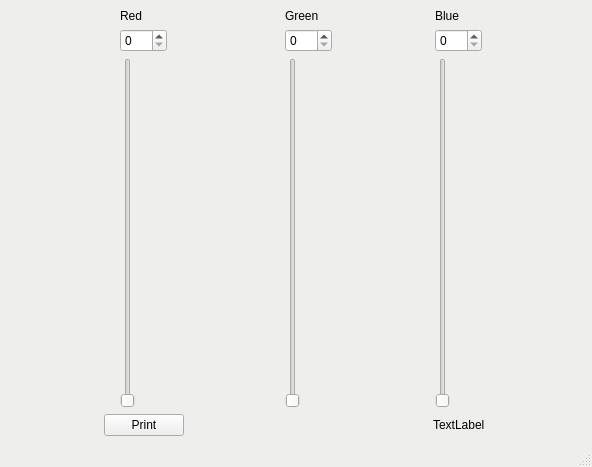
<?xml version="1.0" encoding="UTF-8"?>
<ui version="4.0">
 <class>MainWindow</class>
 <widget class="QMainWindow" name="MainWindow">
  <property name="geometry">
   <rect>
    <x>0</x>
    <y>0</y>
    <width>592</width>
    <height>467</height>
   </rect>
  </property>
  <property name="palette">
   <palette>
    <active>
     <colorrole role="Base">
      <brush brushstyle="SolidPattern">
       <color alpha="255">
        <red>255</red>
        <green>255</green>
        <blue>255</blue>
       </color>
      </brush>
     </colorrole>
     <colorrole role="Window">
      <brush brushstyle="SolidPattern">
       <color alpha="255">
        <red>238</red>
        <green>238</green>
        <blue>236</blue>
       </color>
      </brush>
     </colorrole>
     <colorrole role="AlternateBase">
      <brush brushstyle="SolidPattern">
       <color alpha="255">
        <red>238</red>
        <green>238</green>
        <blue>236</blue>
       </color>
      </brush>
     </colorrole>
    </active>
    <inactive>
     <colorrole role="Base">
      <brush brushstyle="SolidPattern">
       <color alpha="255">
        <red>255</red>
        <green>255</green>
        <blue>255</blue>
       </color>
      </brush>
     </colorrole>
     <colorrole role="Window">
      <brush brushstyle="SolidPattern">
       <color alpha="255">
        <red>238</red>
        <green>238</green>
        <blue>236</blue>
       </color>
      </brush>
     </colorrole>
     <colorrole role="AlternateBase">
      <brush brushstyle="SolidPattern">
       <color alpha="255">
        <red>238</red>
        <green>238</green>
        <blue>236</blue>
       </color>
      </brush>
     </colorrole>
    </inactive>
    <disabled>
     <colorrole role="Base">
      <brush brushstyle="SolidPattern">
       <color alpha="255">
        <red>238</red>
        <green>238</green>
        <blue>236</blue>
       </color>
      </brush>
     </colorrole>
     <colorrole role="Window">
      <brush brushstyle="SolidPattern">
       <color alpha="255">
        <red>238</red>
        <green>238</green>
        <blue>236</blue>
       </color>
      </brush>
     </colorrole>
     <colorrole role="AlternateBase">
      <brush brushstyle="SolidPattern">
       <color alpha="255">
        <red>238</red>
        <green>238</green>
        <blue>236</blue>
       </color>
      </brush>
     </colorrole>
    </disabled>
   </palette>
  </property>
  <property name="windowTitle">
   <string>MainWindow</string>
  </property>
  <widget class="QWidget" name="centralwidget">
   <layout class="QGridLayout" name="gridLayout_4">
    <item row="0" column="1">
     <layout class="QGridLayout" name="gridLayout">
      <item row="0" column="0">
       <widget class="QLabel" name="label_2">
        <property name="text">
         <string>Red</string>
        </property>
       </widget>
      </item>
      <item row="1" column="0">
       <widget class="QSpinBox" name="spinBox">
        <property name="maximum">
         <number>255</number>
        </property>
       </widget>
      </item>
      <item row="2" column="0">
       <widget class="QSlider" name="verticalSlider">
        <property name="maximum">
         <number>255</number>
        </property>
        <property name="orientation">
         <enum>Qt::Vertical</enum>
        </property>
       </widget>
      </item>
     </layout>
    </item>
    <item row="0" column="2">
     <layout class="QGridLayout" name="gridLayout_2">
      <item row="0" column="0">
       <widget class="QLabel" name="label_3">
        <property name="text">
         <string>Green</string>
        </property>
       </widget>
      </item>
      <item row="1" column="0">
       <widget class="QSpinBox" name="spinBox_2">
        <property name="maximum">
         <number>255</number>
        </property>
       </widget>
      </item>
      <item row="2" column="0">
       <widget class="QSlider" name="verticalSlider_2">
        <property name="maximum">
         <number>255</number>
        </property>
        <property name="orientation">
         <enum>Qt::Vertical</enum>
        </property>
       </widget>
      </item>
     </layout>
    </item>
    <item row="0" column="3">
     <layout class="QGridLayout" name="gridLayout_3">
      <item row="0" column="0">
       <widget class="QLabel" name="label_4">
        <property name="text">
         <string>Blue</string>
        </property>
       </widget>
      </item>
      <item row="1" column="0">
       <widget class="QSpinBox" name="spinBox_3">
        <property name="maximum">
         <number>255</number>
        </property>
       </widget>
      </item>
      <item row="2" column="0">
       <widget class="QSlider" name="verticalSlider_3">
        <property name="maximum">
         <number>255</number>
        </property>
        <property name="orientation">
         <enum>Qt::Vertical</enum>
        </property>
       </widget>
      </item>
     </layout>
    </item>
    <item row="1" column="1">
     <widget class="QPushButton" name="printButton">
      <property name="text">
       <string>Print</string>
      </property>
     </widget>
    </item>
    <item row="1" column="3">
     <widget class="QLabel" name="label">
      <property name="text">
       <string>TextLabel</string>
      </property>
     </widget>
    </item>
   </layout>
  </widget>
  <widget class="QStatusBar" name="statusbar"/>
  <action name="action_Save">
   <property name="text">
    <string>&amp;Save</string>
   </property>
  </action>
 </widget>
 <resources/>
 <connections>
  <connection>
   <sender>verticalSlider</sender>
   <signal>valueChanged(int)</signal>
   <receiver>spinBox</receiver>
   <slot>setValue(int)</slot>
   <hints>
    <hint type="sourcelabel">
     <x>203</x>
     <y>136</y>
    </hint>
    <hint type="destinationlabel">
     <x>207</x>
     <y>45</y>
    </hint>
   </hints>
  </connection>
  <connection>
   <sender>spinBox</sender>
   <signal>valueChanged(int)</signal>
   <receiver>verticalSlider</receiver>
   <slot>setValue(int)</slot>
   <hints>
    <hint type="sourcelabel">
     <x>236</x>
     <y>42</y>
    </hint>
    <hint type="destinationlabel">
     <x>207</x>
     <y>104</y>
    </hint>
   </hints>
  </connection>
  <connection>
   <sender>verticalSlider_2</sender>
   <signal>valueChanged(int)</signal>
   <receiver>spinBox_2</receiver>
   <slot>setValue(int)</slot>
   <hints>
    <hint type="sourcelabel">
     <x>343</x>
     <y>103</y>
    </hint>
    <hint type="destinationlabel">
     <x>354</x>
     <y>44</y>
    </hint>
   </hints>
  </connection>
  <connection>
   <sender>spinBox_2</sender>
   <signal>valueChanged(int)</signal>
   <receiver>verticalSlider_2</receiver>
   <slot>setValue(int)</slot>
   <hints>
    <hint type="sourcelabel">
     <x>380</x>
     <y>48</y>
    </hint>
    <hint type="destinationlabel">
     <x>347</x>
     <y>128</y>
    </hint>
   </hints>
  </connection>
  <connection>
   <sender>verticalSlider_3</sender>
   <signal>valueChanged(int)</signal>
   <receiver>spinBox_3</receiver>
   <slot>setValue(int)</slot>
   <hints>
    <hint type="sourcelabel">
     <x>493</x>
     <y>143</y>
    </hint>
    <hint type="destinationlabel">
     <x>509</x>
     <y>46</y>
    </hint>
   </hints>
  </connection>
  <connection>
   <sender>spinBox_3</sender>
   <signal>valueChanged(int)</signal>
   <receiver>verticalSlider_3</receiver>
   <slot>setValue(int)</slot>
   <hints>
    <hint type="sourcelabel">
     <x>527</x>
     <y>45</y>
    </hint>
    <hint type="destinationlabel">
     <x>485</x>
     <y>117</y>
    </hint>
   </hints>
  </connection>
 </connections>
</ui>
